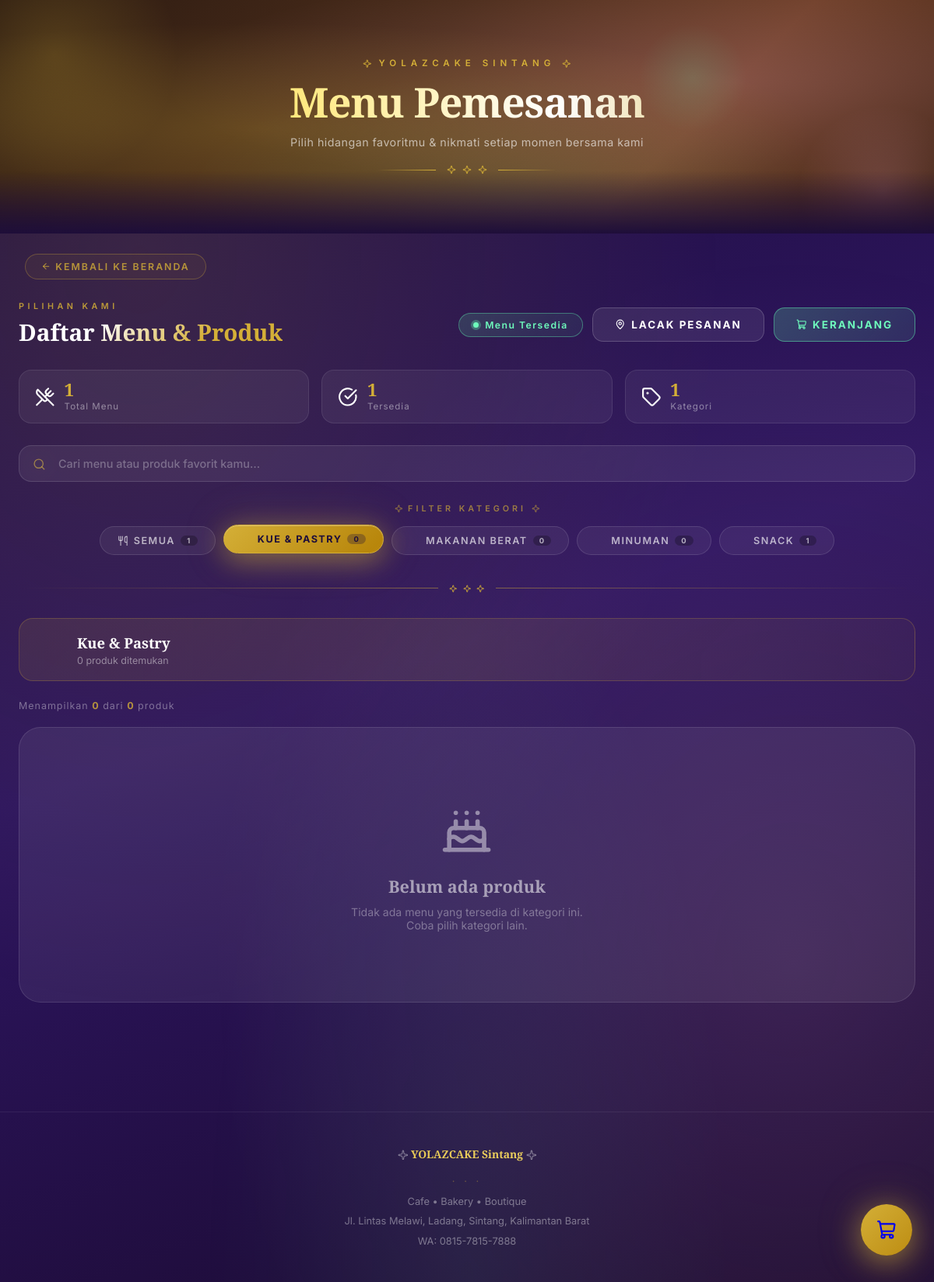
The page /pemesanan/menuu.php?kat=2 on the database as committed earlier.
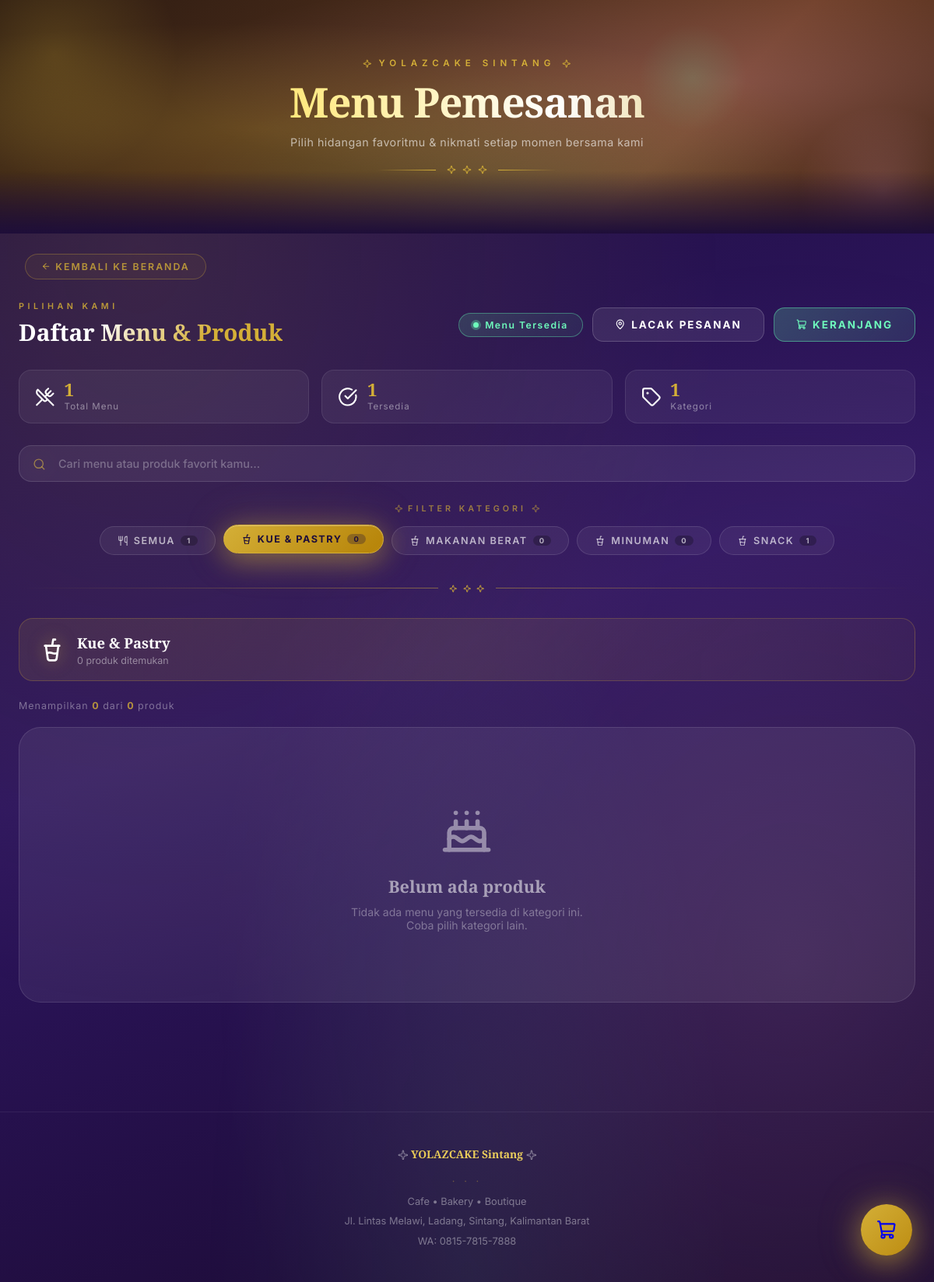
The same page on the database as committed later.
### tables this page shows
CREATE TABLE `kategori` (
  `id_kategori` int(11) NOT NULL,
  `nama_kategori` varchar(100) NOT NULL,
  `deskripsi` text DEFAULT NULL,
  `icon` varchar(30) DEFAULT NULL
);

### pemesanan/menuu.php (the view, shortened to what the changed rows need)
<?php
include '../config/koneksi.php';
$query = mysqli_query($conn,
    "SELECT p.*, COALESCE(k.nama_kategori, 'Lainnya') as nama_kategori, k.icon as kategori_icon
     FROM produk p
     LEFT JOIN kategori k ON k.id_kategori = p.id_kategori
     ORDER BY k.nama_kategori ASC, p.nama_produk ASC");
$produk_list = [];
while ($row = mysqli_fetch_assoc($query)) {
    $produk_list[] = $row;
}
$kat_query = mysqli_query($conn, "SELECT * FROM kategori ORDER BY nama_kategori ASC");
$filter_kat = isset($_GET['kat']) ? (int)$_GET['kat'] : 0;
?>
<!DOCTYPE html>
<html lang="id">
<head>
  <link rel="stylesheet" href="../assets/css/lucide-icons.css">
</head>
<body>
<div class="page-hero" id="pageHero">
  <div class="hero-inner">
    <h1>Menu Pemesanan</h1>
  </div>
</div>
<div class="page-wrapper">
  <div class="top-bar">
    <div>
      <h2 class="section-title">Daftar Menu &amp; Produk</h2>
    </div>
  </div>
  <?php
  if($kat_query && mysqli_num_rows($kat_query) > 0):
    $kat_counts = [];
    foreach($produk_list as $p){
      $kid = (int)($p['id_kategori'] ?? 0);
      $kat_counts[$kid] = ($kat_counts[$kid] ?? 0) + 1;
    }
    $total_all = count($produk_list);
  ?>
  <div class="filter-section">
    <div class="filter-track">
      <a href="menuu.php" class="filter-pill <?= ($filter_kat === 0) ? 'active' : '' ?>">
        <span class="pill-icon"><i data-lucide="utensils" class="lucide-ic"></i></span>
        Semua
        <span class="pill-count"><?= $total_all ?></span>
      </a>
      <?php mysqli_data_seek($kat_query, 0); while($k = mysqli_fetch_assoc($kat_query)):
        $kid   = (int)$k['id_kategori'];
        $cnt   = $kat_counts[$kid] ?? 0;
        $isAct = ($filter_kat === $kid);
      ?>
      <a href="?kat=<?= $kid ?>" class="filter-pill <?= $isAct ? 'active' : '' ?>">
        <span class="pill-icon"><i data-lucide="<?= htmlspecialchars($k['icon'] ?: 'cake-slice') ?>" class="lucide-ic"></i></span>
        <?= htmlspecialchars($k['nama_kategori']) ?>
        <span class="pill-count"><?= $cnt ?></span>
      </a>
      <?php endwhile; ?>
    </div>
  </div>
  <?php endif; ?>
  <?php
  $filtered = [];
  foreach($produk_list as $p){
    if($filter_kat && (int)($p['id_kategori'] ?? 0) !== $filter_kat) continue;
    $filtered[] = $p;
  }
  $active_cat_name = 'Semua Menu';
  $active_cat_icon_slug = 'utensils';
  if($filter_kat && $kat_query){
    mysqli_data_seek($kat_query,0);
    while($k = mysqli_fetch_assoc($kat_query)){
      if((int)$k['id_kategori'] === $filter_kat){
        $active_cat_name = htmlspecialchars($k['nama_kategori']);
        $active_cat_icon_slug = $k['icon'] ?: 'cake-slice';
        break;
      }
    }
  }
  $active_cat_icon = '<i data-lucide="'.htmlspecialchars($active_cat_icon_slug).'" class="lucide-ic"></i>';
  ?>
  <div class="cat-header">
    <span class="cat-header-icon"><?= $active_cat_icon ?></span>
    <div class="cat-header-text">
      <h3><?= $active_cat_name ?></h3>
      <p id="prodCountText"><?= count($filtered) ?> produk ditemukan</p>
    </div>
  </div>
</div>
</body>
</html>

Rows that differ between the two databases and show on the page:
changed kategori "KUE & PASTRY": icon "🍰" → "cup-soda" (drawn)
changed kategori "MAKANAN BERAT": icon "🍜" → "cup-soda" (drawn)
changed kategori "MINUMAN": icon "🥤" → "cup-soda" (drawn)
changed kategori "SNACK": icon "🍟" → "cup-soda" (drawn)
